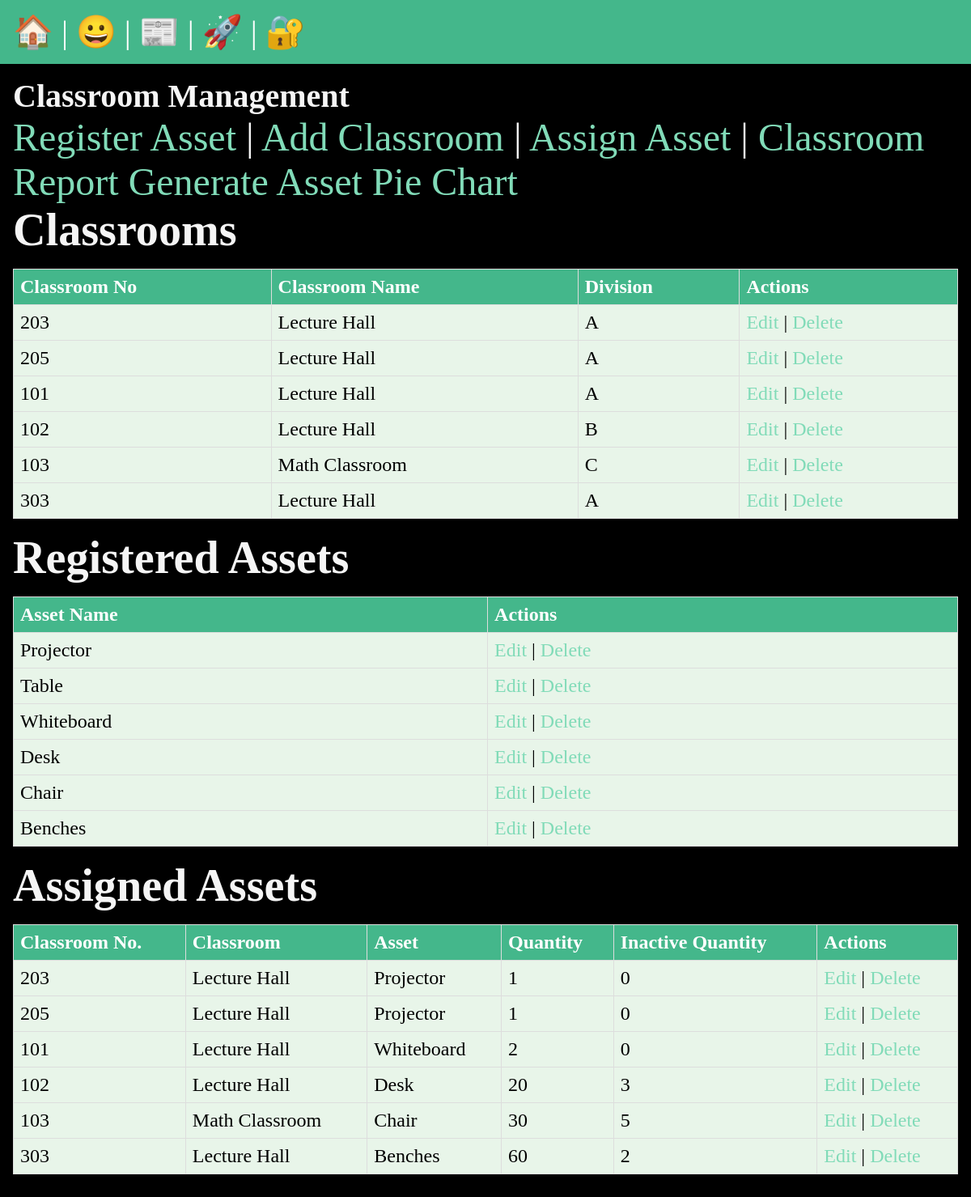
The page /college_asset/classroom_list/ on the database as committed earlier.
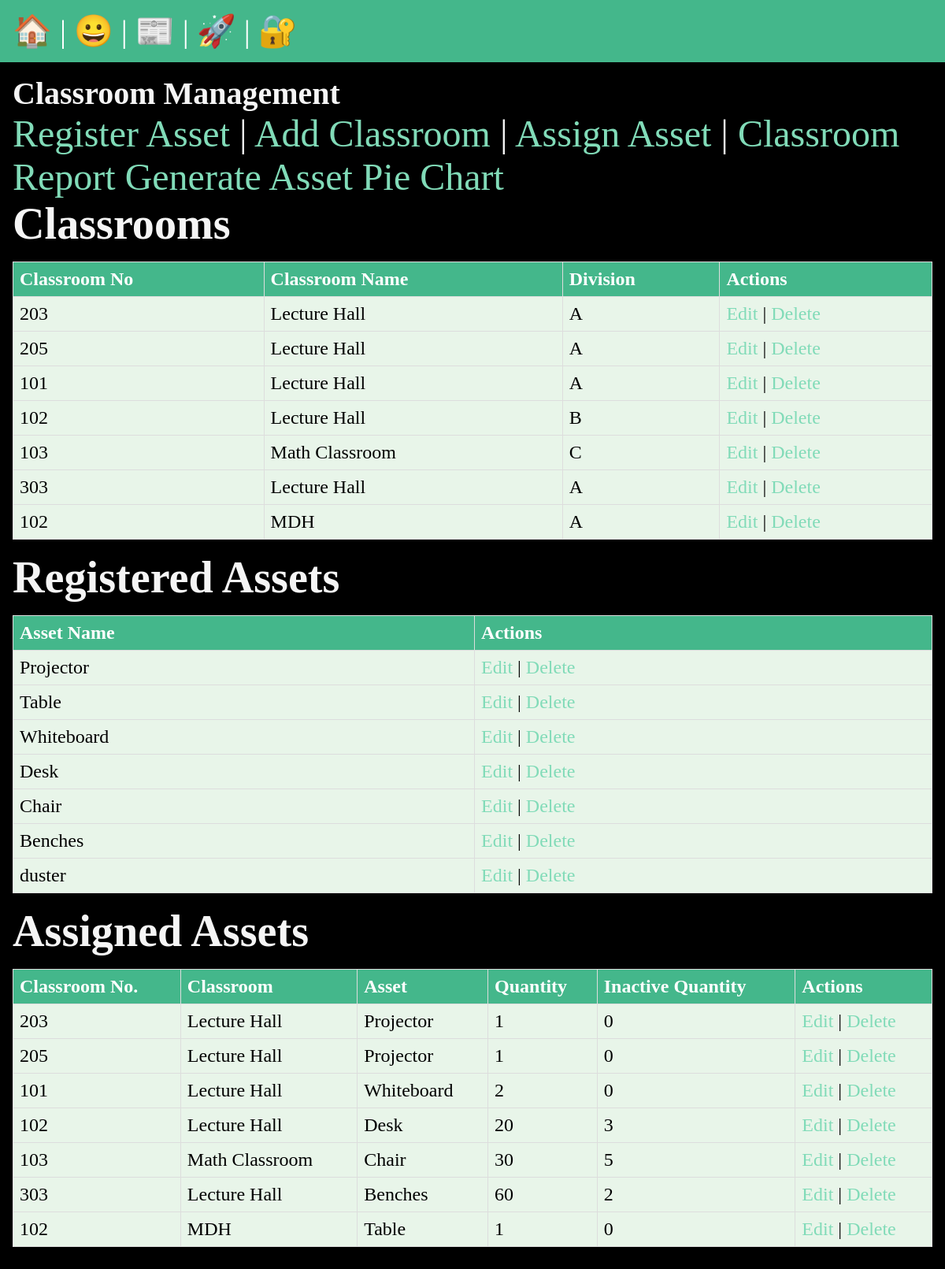
The same page on the database as committed later.
### college_asset/models.py (models this page shows, shortened)
class Classroom(models.Model):
    classroom_id = models.AutoField(primary_key=True)
    classroom_no = models.IntegerField()
    classroom_name = models.CharField(max_length=255)
    division = models.CharField(max_length=10)

class RegisteredAsset(models.Model):
    asset_id = models.AutoField(primary_key=True)
    asset_name = models.CharField(max_length=255)

class ClassroomAsset(models.Model):
    classroom_asset_id = models.AutoField(primary_key=True)
    classroom = models.ForeignKey(Classroom, on_delete=models.CASCADE)
    asset = models.ForeignKey(RegisteredAsset, on_delete=models.CASCADE)
    quantity = models.IntegerField()
    inactive_quantity = models.CharField(max_length=255, blank=True, null=True)

### college_asset/views.py (the view)
# urls.py: path('classroom_list/', views.classroom_list, name='classroom_list'),
def classroom_list(request):
    classrooms = Classroom.objects.all()
    classroom_assets = ClassroomAsset.objects.all()
    registered_assets = RegisteredAsset.objects.all()
    return render(request, 'classroom/classroom_list.html', {'classrooms': classrooms, 'classroom_assets': classroom_assets, 'registered_assets': registered_assets})

### college_asset/templates/classroom/classroom_list.html
{% extends 'layout.html' %}
{% block content %}
    <h2>Classroom Management</h2>
    <a href="{% url 'college_asset:register_asset' %}">Register Asset</a> |
    <a href="{% url 'college_asset:add_classroom' %}">Add Classroom</a> |
    <a href="{% url 'college_asset:assign_asset' %}">Assign Asset</a> |
    <a href="{% url 'college_asset:classroom_report' %}">Classroom Report</a>
    <a href="{% url 'college_asset:asset_pie_chart' %}" class="btn btn-primary">Generate Asset Pie Chart</a>
    <h3>Classrooms</h3>
    <table>
        <thead>
            <tr>
                <th>Classroom No</th>
                <th>Classroom Name</th>
                <th>Division</th>
                <th>Actions</th>
            </tr>
        </thead>
        <tbody>
            {% for classroom in classrooms %}
                <tr>
                    <td>{{ classroom.classroom_no }}</td>
                    <td>{{ classroom.classroom_name }}</td>
                    <td>{{ classroom.division }}</td>
                    <td>
                        <a href="{% url 'college_asset:edit_classroom' classroom.classroom_id %}">Edit</a> |
                        <a href="{% url 'college_asset:delete_classroom' classroom.classroom_id %}">Delete</a>
                    </td>
                </tr>
            {% empty %}
                <tr>
                    <td colspan="4">No classrooms found.</td>
                </tr>
            {% endfor %}
        </tbody>
    </table>
    <h3>Registered Assets</h3>
    <table>
        <thead>
            <tr>
                <th>Asset Name</th>
                <th>Actions</th>
            </tr>
        </thead>
        <tbody>
            {% for asset in registered_assets %}
                <tr>
                    <td>{{ asset.asset_name }}</td>
                    <td>
                        <a href="{% url 'college_asset:edit_asset' asset.asset_id %}">Edit</a> |
                        <a href="{% url 'college_asset:delete_asset' asset.asset_id %}">Delete</a>
                    </td>
                </tr>
            {% empty %}
                <tr>
                    <td colspan="2">No assets found.</td>
                </tr>
            {% endfor %}
        </tbody>
    </table>
    <h3>Assigned Assets</h3>
    <table>
        <thead>
            <tr>
                <th>Classroom No.</th>
                <th>Classroom</th>
                <th>Asset</th>
                <th>Quantity</th>
                <th>Inactive Quantity</th>
                <th>Actions</th>
            </tr>
        </thead>
        <tbody>
            {% for classroom_asset in classroom_assets %}
                <tr>
                    <td>{{ classroom_asset.classroom.classroom_no }}</td>
                    <td>{{ classroom_asset.classroom.classroom_name }}</td>
                    <td>{{ classroom_asset.asset.asset_name }}</td>
                    <td>{{ classroom_asset.quantity }}</td>
                    <td>{{ classroom_asset.inactive_quantity }}</td>
                    <td>
                        <a href="{% url 'college_asset:edit_classroom_asset' classroom_asset.classroom_asset_id %}">Edit</a> |
                        <a href="{% url 'college_asset:delete_classroom_asset' classroom_asset.classroom_asset_id %}">Delete</a>
                    </td>
                </tr>
            {% empty %}
                <tr>
                    <td colspan="6">No assigned assets found.</td>
                </tr>
            {% endfor %}
        </tbody>
    </table>
{% endblock %}

### templates/layout.html (shortened to what this page needs)
<!DOCTYPE html>
{% load static %}
<html lang="en">
  <head>
    <link rel="stylesheet" href="{% static 'css/style.css' %}" />
  </head>
  <body>
    <nav>
      <a href="/">
        <span role="img" aria-label="Home">🏠</span>
      </a>
      |
      <a href="/about">
        <span role="img" aria-label="About">😀</span>
      </a>
      |
      <a href="{% url 'posts:list' %}">
        <span role="img" aria-label="Posts">📰</span>
      </a> |
  {%if user.is_authenticated %}
      <a href="{% url 'college_asset:classroom_list' %}">
        <span role= "img" aria-label = "Classroom Management" title ="Classroom Management">🏛</span>
      </a>
      <form class="logout" action="{% url 'users:logout' %}" method="post">
        {% csrf_token %}
        <button
          class="logout-button"
          aria-label="User Logout"
          title="User Logout"
        >
          👋
        </button>
      </form>
  {%else%}
      <a href="{% url 'users:register' %}">
        <span role="img" aria-label="User Registeration">🚀</span>
      </a>
      |
      <a href="{% url 'users:login' %}">
        <span role="img" aria-label="User Login" title=" User Login">🔐</span>
      </a>
  {%endif%}
    </nav>
    <main>{% block content %} {% endblock %}</main>
  </body>
</html>

### static/css/style.css (style rules this page uses)
* { margin: 0; padding: 0; box-sizing: border-box; }
body { min-height: 100vh; background-color: black; color: whitesmoke; font-size: 3rem; }
nav { padding: 1rem; background-color: #44B78B; color: white; font-size: 2.5rem; }
main { padding: 1rem; }
h1, h2 { font-size: 2.5rem; }
a { text-decoration: none; color: #81dbb8; }
table { width: 100%; border-collapse: collapse; margin: 1rem 0; font-size: 1.5rem; text-align: left; color: black; background-color: white; }
th, td { border: 1px solid #ddd; padding: 0.5rem; }
th { background-color: #44B78B; color: white; }
tr:nth-child(even) { background-color: #f2f2f2; }
td { background-color: #e8f5e9; color: black; }

Rows that differ between the two databases and show on the page:
added Classroom: classroom_no "102", classroom_name "MDH", division "A"
added RegisteredAsset: asset_name "duster"
added ClassroomAsset: classroom.classroom_no "102", classroom.classroom_name "MDH", asset.asset_name "Table", quantity "1", inactive_quantity "0"
